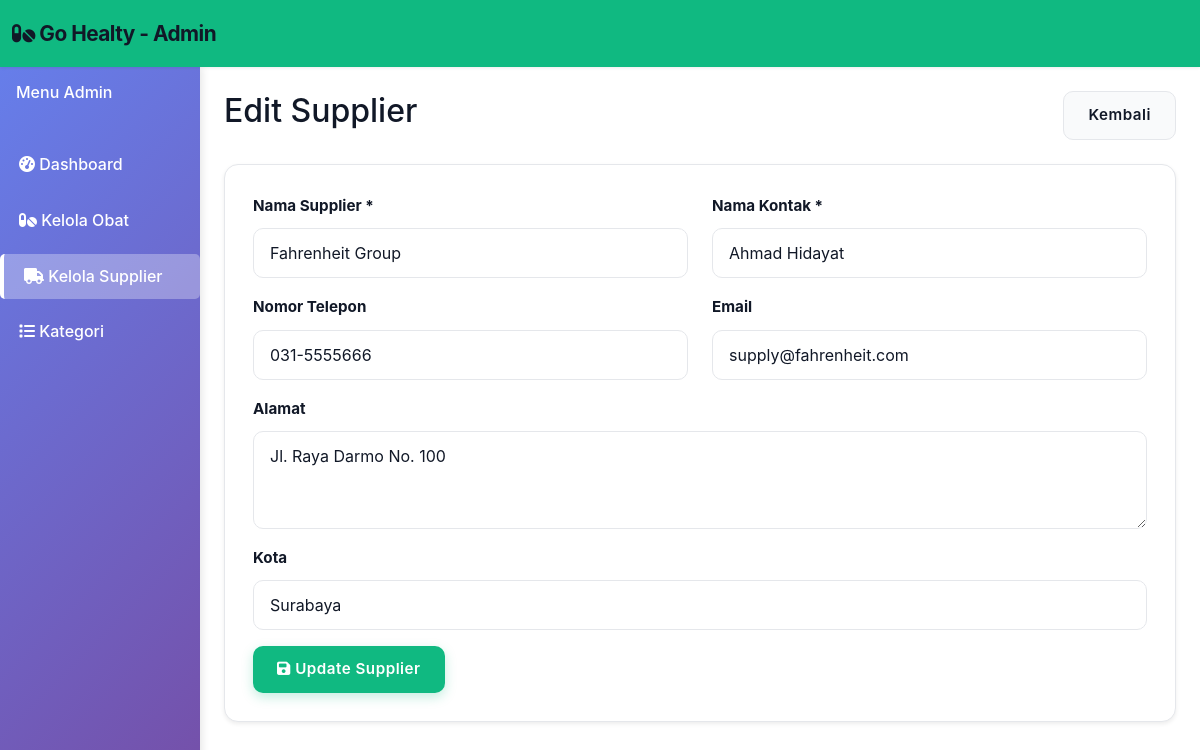
Screenshot of /admin/edit-supplier.php?id=3 (signed in) with the database file from the repository.
### tables this page shows
CREATE TABLE `suppliers` (
  `supplier_id` int(11) NOT NULL,
  `supplier_name` varchar(100) NOT NULL,
  `contact_person` varchar(100) DEFAULT NULL,
  `phone` varchar(20) DEFAULT NULL,
  `email` varchar(100) DEFAULT NULL,
  `address` text DEFAULT NULL,
  `city` varchar(50) DEFAULT NULL,
  `created_at` timestamp NOT NULL DEFAULT current_timestamp(),
  `updated_at` timestamp NOT NULL DEFAULT current_timestamp() ON UPDATE current_timestamp()
);

### admin/edit-supplier.php (the view, shortened to what this page needs)
<?php
require_once dirname(__FILE__) . '/../includes/config.php';
$supplier_id = isset($_GET['id']) ? (int)$_GET['id'] : 0;
$supplier = $conn->query("SELECT * FROM suppliers WHERE supplier_id = $supplier_id")->fetch_assoc();
?>
<!DOCTYPE html>
<html lang="id">
<head>
    <link href="https://cdn.jsdelivr.net/npm/bootstrap@5.3.0/dist/css/bootstrap.min.css" rel="stylesheet">
    <link rel="stylesheet" href="https://cdnjs.cloudflare.com/ajax/libs/font-awesome/6.4.0/css/all.min.css">
    <link rel="stylesheet" href="<?php echo SITE_URL; ?>assets/css/style.css">
</head>
<body>
    <nav class="navbar navbar-expand-lg navbar-dark bg-primary sticky-top">
        <div class="container-fluid">
            <a class="navbar-brand" href="<?php echo SITE_URL; ?>admin/">
                <i class="fas fa-pills"></i> <?php echo SITE_NAME; ?> - Admin
            </a>
        </div>
    </nav>
    <div class="container-fluid">
        <div class="row">
            <div class="col-md-2 sidebar p-0" style="background: linear-gradient(135deg, #667eea 0%, #764ba2 100%);">
                <div class="text-white p-3">
                    <h6 class="mb-4">Menu Admin</h6>
                </div>
                <ul class="list-unstyled ps-0">
                    <li><a href="<?php echo SITE_URL; ?>admin/">
                        <i class="fas fa-tachometer-alt"></i> Dashboard
                    </a></li>
                    <li><a href="<?php echo SITE_URL; ?>admin/medicines.php">
                        <i class="fas fa-pills"></i> Kelola Obat
                    </a></li>
                    <li><a href="<?php echo SITE_URL; ?>admin/suppliers.php" class="active">
                        <i class="fas fa-truck"></i> Kelola Supplier
                    </a></li>
                    <li><a href="<?php echo SITE_URL; ?>admin/categories.php">
                        <i class="fas fa-list"></i> Kategori
                    </a></li>
                </ul>
            </div>
            <div class="col-md-10 p-4">
                <div class="d-flex justify-content-between align-items-center mb-4">
                    <h2>Edit Supplier</h2>
                    <a href="<?php echo SITE_URL; ?>admin/suppliers.php" class="btn btn-secondary">Kembali</a>
                </div>
                <div class="card shadow-sm">
                    <div class="card-body">
                        <form method="POST">
                            <div class="row">
                                <div class="col-md-6 mb-3">
                                    <label for="supplier_name" class="form-label fw-bold">Nama Supplier *</label>
                                    <input type="text" class="form-control" id="supplier_name" name="supplier_name" value="<?php echo htmlspecialchars($supplier['supplier_name']); ?>" required>
                                </div>
                                <div class="col-md-6 mb-3">
                                    <label for="contact_person" class="form-label fw-bold">Nama Kontak *</label>
                                    <input type="text" class="form-control" id="contact_person" name="contact_person" value="<?php echo htmlspecialchars($supplier['contact_person'] ?? ''); ?>" required>
                                </div>
                            </div>
                            <div class="row">
                                <div class="col-md-6 mb-3">
                                    <label for="phone" class="form-label fw-bold">Nomor Telepon</label>
                                    <input type="tel" class="form-control" id="phone" name="phone" value="<?php echo htmlspecialchars($supplier['phone'] ?? ''); ?>">
                                </div>
                                <div class="col-md-6 mb-3">
                                    <label for="email" class="form-label fw-bold">Email</label>
                                    <input type="email" class="form-control" id="email" name="email" value="<?php echo htmlspecialchars($supplier['email'] ?? ''); ?>">
                                </div>
                            </div>
                            <div class="mb-3">
                                <label for="address" class="form-label fw-bold">Alamat</label>
                                <textarea class="form-control" id="address" name="address" rows="3"><?php echo htmlspecialchars($supplier['address'] ?? ''); ?></textarea>
                            </div>
                            <div class="mb-3">
                                <label for="city" class="form-label fw-bold">Kota</label>
                                <input type="text" class="form-control" id="city" name="city" value="<?php echo htmlspecialchars($supplier['city'] ?? ''); ?>">
                            </div>
                            <button type="submit" class="btn btn-primary">
                                <i class="fas fa-save"></i> Update Supplier
                            </button>
                        </form>
                    </div>
                </div>
            </div>
        </div>
    </div>
</body>
</html>

### assets/css/style.css (style rules this page uses)
:root { --primary-color: #10b981; --primary-dark: #059669; --primary-light: #d1fae5; --secondary-color: #6b7280; --success-color: #10b981; --danger-color: #ef4444; --warning-color: #f59e0b; --info-color: #3b82f6; --light-bg: #f9fafb; --lighter-bg: #f3f4f6; --border-color: #e5e7eb; --text-primary: #111827; --text-secondary: #6b7280; }
* { margin: 0; padding: 0; box-sizing: border-box; }
html, body { height: 100%; }
body { font-family: -apple-system, BlinkMacSystemFont, "Segoe UI", "Helvetica Neue", sans-serif; line-height: 1.6; color: var(--text-primary); background-color: #ffffff; -webkit-font-smoothing: antialiased; -moz-osx-font-smoothing: grayscale; }
.navbar { box-shadow: 0 1px 3px rgba(0, 0, 0, 0.08); padding: 0.75rem 0; background-color: #ffffff; }
.navbar-brand { font-weight: 700; font-size: 1.3rem; color: var(--text-primary) !important; letter-spacing: -0.5px; transition: all 0.3s ease; }
.form-control, .form-select { border-radius: 10px; border: 1.5px solid var(--border-color); padding: 0.875rem 1.25rem; font-size: 0.95rem; background-color: #ffffff; transition: all 0.3s ease; color: var(--text-primary); }
.form-control::placeholder { color: #9ca3af; }
.form-label { font-weight: 600; color: var(--text-primary); margin-bottom: 0.625rem; font-size: 0.95rem; }
.btn { border-radius: 10px; padding: 0.75rem 1.5rem; font-weight: 600; font-size: 0.95rem; transition: all 0.3s cubic-bezier(0.4, 0, 0.2, 1); border: none; cursor: pointer; letter-spacing: 0.5px; }
.btn-primary { background-color: var(--primary-color); color: #ffffff; box-shadow: 0 4px 12px rgba(16, 185, 129, 0.25); }
.btn-secondary { background-color: var(--light-bg); color: var(--text-primary); border: 1px solid var(--border-color); }
.card { border: 1px solid var(--border-color); border-radius: 14px; box-shadow: 0 1px 3px rgba(0, 0, 0, 0.08); transition: all 0.3s cubic-bezier(0.4, 0, 0.2, 1); overflow: hidden; }
.card-body { padding: 1.75rem; }
.sidebar { background: linear-gradient(135deg, #10b981 0%, #059669 100%); min-height: 100vh; padding-top: 20px; box-shadow: 2px 0 8px rgba(0, 0, 0, 0.1); }
.sidebar a { color: rgba(255, 255, 255, 0.85); text-decoration: none; padding: 12px 20px; display: block; transition: all 0.3s ease; font-weight: 500; border-left: 4px solid transparent; }
.sidebar a:hover, .sidebar a.active { background-color: rgba(255, 255, 255, 0.15); color: #ffffff; border-left-color: #ffffff; padding-left: 20px; }
.bg-primary { background-color: var(--primary-color) !important; }
.form-control, .form-select { padding: 0.75rem 1rem; border: 1px solid var(--border-color); border-radius: 10px; font-size: 1rem; transition: all 0.3s ease; }

### admin/edit-supplier.php (style rules this page uses)
.sidebar { min-height: 100vh; position: sticky; top: 0; }
.sidebar ul li { list-style: none; margin-bottom: 10px; }
.sidebar a { color: white; text-decoration: none; padding: 10px 15px; display: block; border-radius: 5px; transition: all 0.3s; }
.sidebar a.active { background: rgba(255,255,255,0.3); border-left: 4px solid white; }

### rows the page displays
suppliers: supplier_name "Fahrenheit Group", contact_person "Ahmad Hidayat", phone "031-5555666", email "supply@fahrenheit.com", address "Jl. Raya Darmo No. 100", city "Surabaya"

### other values shown
SITE_NAME "Go Healty"
